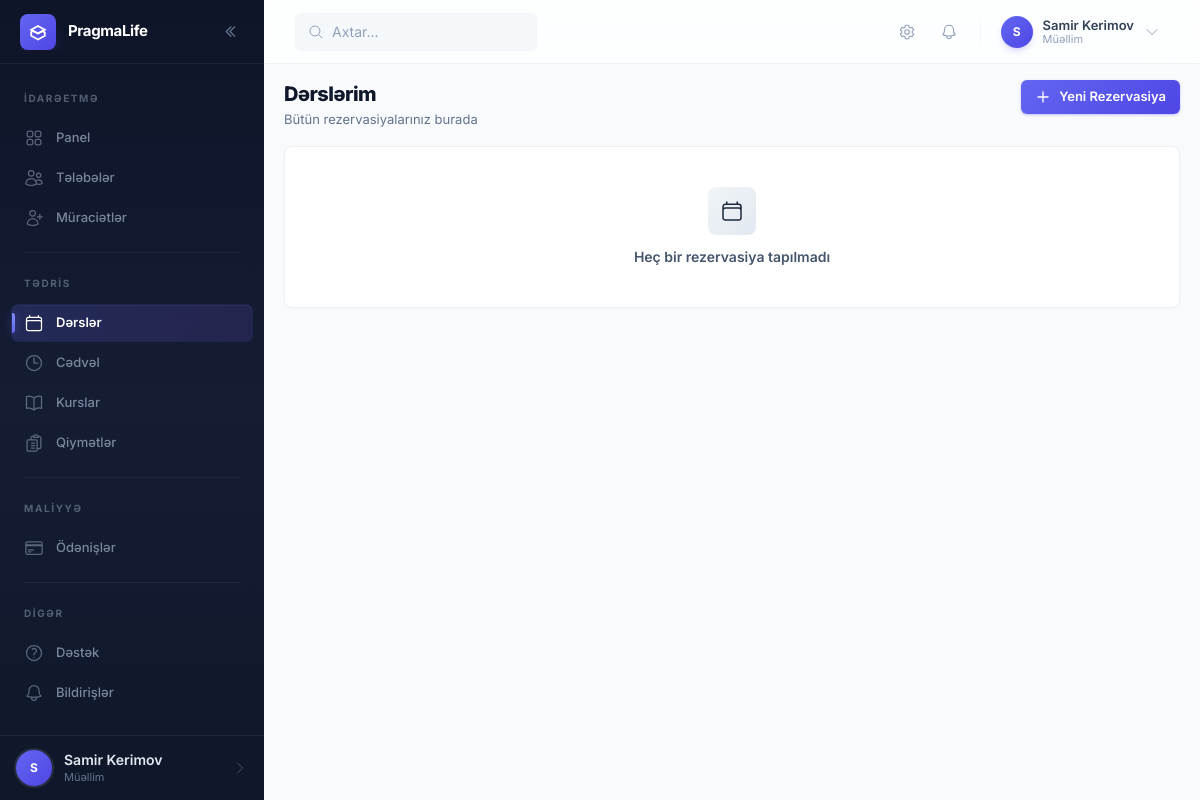
Page /bookings/ (signed in) on the earlier database version.
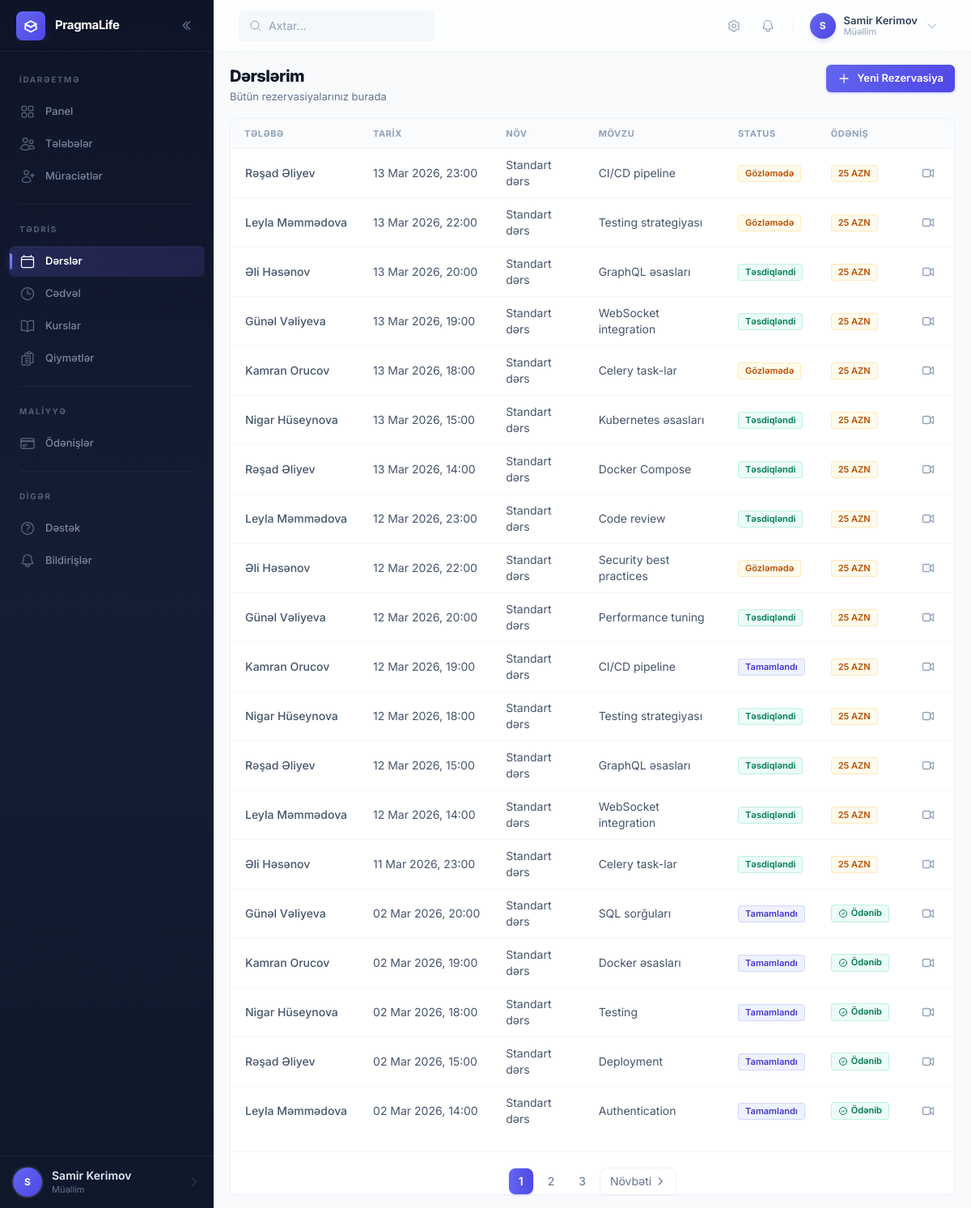
Same page on the later database version.
### apps/bookings/models.py (models this page shows, shortened)
class Booking(BaseModel):
    class Status(models.TextChoices):
        PENDING = 'pending', 'Gözləmədə'
        CONFIRMED = 'confirmed', 'Təsdiqləndi'
        COMPLETED = 'completed', 'Tamamlandı'
        CANCELLED = 'cancelled', 'Ləğv edildi'
        NO_SHOW = 'no_show', 'Görünmədi'
        RESCHEDULED = 'rescheduled', 'Yenidən planlandı'
    class LessonType(models.TextChoices):
        STANDARD = 'standard', 'Standart dərs'
        TRIAL = 'trial', 'Sınaq dərsi'
        CONSULTATION = 'consultation', 'Məsləhət'
        REVIEW = 'review', 'Təkrar dərs'
    student = models.ForeignKey(
        'users.User',
        on_delete=models.CASCADE,
        related_name='bookings',
        verbose_name='Tələbə'
    )
    slot = models.OneToOneField(
        AvailabilitySlot,
        on_delete=models.CASCADE,
        related_name='booking',
        verbose_name='Vaxt slotu'
    )
    course = models.ForeignKey(
        'courses.Course',
        on_delete=models.SET_NULL,
        null=True,
        blank=True,
        related_name='bookings',
        verbose_name='Kurs'
    )
    lesson_type = models.CharField(
        max_length=20,
        choices=LessonType.choices,
        default=LessonType.STANDARD,
        verbose_name='Dərs növü'
    )
    status = models.CharField(
        max_length=20,
        choices=Status.choices,
        default=Status.PENDING,
        verbose_name='Status'
    )
    topic = models.CharField(
        max_length=255,
        blank=True,
        verbose_name='Mövzu'
    )
    student_notes = models.TextField(
        blank=True,
        verbose_name='Tələbə qeydləri'
    )
    teacher_notes = models.TextField(
        blank=True,
        verbose_name='Müəllim qeydləri'
    )
    meet_link = models.URLField(
        blank=True,
        verbose_name='Google Meet linki'
    )
    recording_url = models.URLField(
        blank=True,
        verbose_name='Qeyd URL'
    )
    price = models.DecimalField(
        max_digits=8,
        decimal_places=2,
        default=25.00,
        verbose_name='Qiymət (AZN)'
    )
    is_paid = models.BooleanField(default=False, verbose_name='Ödənilib')
    completed_at = models.DateTimeField(
        null=True,
        blank=True,
        verbose_name='Tamamlanma tarixi'
    )
    cancelled_at = models.DateTimeField(
        null=True,
        blank=True,
        verbose_name='Ləğvetmə tarixi'
    )
    cancellation_reason = models.TextField(
        blank=True,
        verbose_name='Ləğvetmə səbəbi'
    )
    class Meta:
        db_table = 'bookings_booking'
        verbose_name = 'Rezervasiya'
        verbose_name_plural = 'Rezervasiyalar'
        ordering = ['-slot__start_time']
        indexes = [
            models.Index(fields=['student', 'status']),
            models.Index(fields=['status', 'is_paid']),
        ]

class AvailabilitySlot(BaseModel):
    start_time = models.DateTimeField(
        validators=[validate_future_datetime],
        verbose_name='Başlama vaxtı'
    )
    end_time = models.DateTimeField(verbose_name='Bitmə vaxtı')
    is_reserved = models.BooleanField(default=False, verbose_name='Reserv edilib')
    is_active = models.BooleanField(default=True, verbose_name='Aktivdir')
    class Meta:
        db_table = 'bookings_availability_slot'
        verbose_name = 'Əlçatan Slot'
        verbose_name_plural = 'Əlçatan Slotlar'
        ordering = ['start_time']
        indexes = [
            models.Index(fields=['start_time', 'is_reserved']),
            models.Index(fields=['is_reserved', 'is_active']),
        ]

### apps/users/models.py (models this page shows, shortened)
class User(AbstractBaseUser, PermissionsMixin):
    class Role(models.TextChoices):
        TEACHER = 'teacher', 'Müəllim'
        STUDENT = 'student', 'Tələbə'
    id = models.UUIDField(primary_key=True, default=uuid.uuid4, editable=False)
    email = models.EmailField(unique=True, verbose_name='Email')
    first_name = models.CharField(max_length=100, verbose_name='Ad')
    last_name = models.CharField(max_length=100, verbose_name='Soyad')
    role = models.CharField(
        max_length=10,
        choices=Role.choices,
        default=Role.STUDENT,
        verbose_name='Rol'
    )
    phone = models.CharField(
        max_length=20,
        blank=True,
        validators=[validate_phone_number],
        verbose_name='Telefon'
    )
    avatar = models.ImageField(
        upload_to='avatars/',
        blank=True,
        verbose_name='Profil şəkli'
    )
    is_active = models.BooleanField(default=True, verbose_name='Aktivdir')
    is_staff = models.BooleanField(default=False, verbose_name='Admin heyəti')
    date_joined = models.DateTimeField(default=timezone.now, verbose_name='Qeydiyyat tarixi')
    created_at = models.DateTimeField(auto_now_add=True)
    updated_at = models.DateTimeField(auto_now=True)
    objects = UserManager()
    USERNAME_FIELD = 'email'
    REQUIRED_FIELDS = ['first_name', 'last_name']
    class Meta:
        db_table = 'users_user'
        verbose_name = 'İstifadəçi'
        verbose_name_plural = 'İstifadəçilər'
        ordering = ['-date_joined']
    def get_full_name(self) -> str:
        return f"{self.first_name} {self.last_name}".strip()
    @property
    def is_teacher(self) -> bool:
        return self.role == self.Role.TEACHER
    @property
    def is_student_user(self) -> bool:
        return self.role == self.Role.STUDENT

### apps/bookings/views.py (the view)
# urls.py: path('', views.BookingListView.as_view(), name='list'),
class BookingListView(LoginRequiredMixin, HTMXMixin, ListView):
    model = Booking
    template_name = 'bookings/booking_list.html'
    partial_template_name = 'bookings/partials/booking_list.html'
    context_object_name = 'bookings'
    paginate_by = 20
    def get_queryset(self):
        qs = Booking.objects.select_related('student', 'slot', 'course')
        if self.request.user.is_student_user:
            qs = qs.filter(student=self.request.user)
        return qs.order_by('-slot__start_time')
    def get_context_data(self, **kwargs) -> dict:
        context = super().get_context_data(**kwargs)
        context['page_title'] = 'Rezervasiyalarım' if self.request.user.is_student_user else 'Bütün Dərslər'
        return context

### core/context_processors.py (called while the page is built)
def lms_globals(request) -> dict:
    return {
        'LESSON_PRICE': getattr(settings, 'LESSON_PRICE', Decimal('25.00')),
        'APP_NAME': 'LMS Platform',
        'APP_VERSION': '1.0.0',
        'is_teacher': (
            request.user.is_authenticated
            and request.user.role == 'teacher'
        ),
        'is_student': (
            request.user.is_authenticated
            and request.user.role == 'student'
        ),
    }

### core/mixins.py (called while the page is built)
    def get_template_names(self) -> list[str]:
        if self.request.headers.get('HX-Request') and self.partial_template_name:
            return [self.partial_template_name]
        return super().get_template_names()  # type: ignore[misc]

### templates/bookings/booking_list.html (shortened to what this page needs)
{% extends 'base.html' %}
{% block breadcrumb %}
<div class="page-header">
    <div>
        <h1 class="page-title">Dərslərim</h1>
        <p class="page-subtitle">Bütün rezervasiyalarınız burada</p>
    </div>
    <a href="{% url 'bookings:create' %}" class="btn btn-primary">
        <svg class="w-4 h-4" fill="none" stroke="currentColor" viewBox="0 0 24 24"><path stroke-linecap="round" stroke-linejoin="round" stroke-width="2" d="M12 4.5v15m7.5-7.5h-15"/></svg>
        Yeni Rezervasiya
    </a>
</div>
{% endblock %}
{% block content %}
<div class="card-hover">
    {% include 'bookings/partials/booking_list.html' %}
</div>
{% endblock %}

### templates/bookings/partials/booking_list.html (shortened to what this page needs)
{% if bookings %}
<div class="overflow-x-auto">
    <table class="data-table">
        <thead>
            <tr>
                {% if request.user.is_teacher %}<th>Tələbə</th>{% endif %}
                <th>Tarix</th>
                <th>Növ</th>
                <th>Mövzu</th>
                <th>Status</th>
                <th>Ödəniş</th>
                <th></th>
            </tr>
        </thead>
        <tbody>
            {% for booking in bookings %}
            <tr>
                {% if request.user.is_teacher %}
                <td class="font-medium text-slate-900 whitespace-nowrap">{{ booking.student.get_full_name }}</td>
                {% endif %}
                <td class="text-slate-700 whitespace-nowrap">{{ booking.slot.start_time|date:"d M Y, H:i" }}</td>
                <td class="text-slate-700">{{ booking.get_lesson_type_display }}</td>
                <td class="text-slate-700">{{ booking.topic|default:"—"|truncatechars:30 }}</td>
                <td>
                    <span class="{% if booking.status == 'confirmed' %}badge-success
                        {% elif booking.status == 'cancelled' %}badge-neutral
                        {% elif booking.status == 'completed' %}badge-primary
                        {% else %}badge-warning{% endif %}">
                        {{ booking.get_status_display }}
                    </span>
                </td>
                <td>
                    {% if booking.is_paid %}
                    <span class="badge-success">
                        <svg class="w-3 h-3" fill="none" stroke="currentColor" viewBox="0 0 24 24"><path stroke-linecap="round" stroke-linejoin="round" stroke-width="2" d="M9 12.75 11.25 15 15 9.75M21 12a9 9 0 1 1-18 0 9 9 0 0 1 18 0Z"/></svg>
                        Ödənib
                    </span>
                    {% else %}
                    <span class="badge-warning">25 AZN</span>
                    {% endif %}
                </td>
                <td>
                    {% if booking.meet_link %}
                    <a href="{{ booking.meet_link }}" target="_blank" rel="noopener"
                       class="btn-icon text-primary-600 hover:bg-primary-50"
                       title="Görüşə qoşul">
                    </a>
                    {% endif %}
                </td>
            </tr>
            {% endfor %}
        </tbody>
    </table>
</div>
{% include 'partials/pagination.html' with page_obj=page_obj %}
{% else %}
<div class="empty-state">
    <div class="empty-state-icon">
    </div>
    <p class="empty-state-title">Heç bir rezervasiya tapılmadı</p>
</div>
{% endif %}

Differences in the rows shown:
added Booking: student.get_full_name "Rəşad Əliyev", slot.start_time "13 Mar 2026, 23:00", lesson_type "Standart dərs", topic "CI/CD pipeline", status "Gözləmədə", is_paid "25 AZN"
added Booking: student.get_full_name "Leyla Məmmədova", slot.start_time "13 Mar 2026, 22:00", lesson_type "Standart dərs", topic "Testing strategiyası", status "Gözləmədə", is_paid "25 AZN"
added Booking: student.get_full_name "Əli Həsənov", slot.start_time "13 Mar 2026, 20:00", lesson_type "Standart dərs", topic "GraphQL əsasları", status "Təsdiqləndi", is_paid "25 AZN"
added Booking: student.get_full_name "Günəl Vəliyeva", slot.start_time "13 Mar 2026, 19:00", lesson_type "Standart dərs", topic "WebSocket integration", status "Təsdiqləndi", is_paid "25 AZN"
added Booking: student.get_full_name "Kamran Orucov", slot.start_time "13 Mar 2026, 18:00", lesson_type "Standart dərs", topic "Celery task-lar", status "Gözləmədə", is_paid "25 AZN"
added Booking: student.get_full_name "Nigar Hüseynova", slot.start_time "13 Mar 2026, 15:00", lesson_type "Standart dərs", topic "Kubernetes əsasları", status "Təsdiqləndi", is_paid "25 AZN"
added Booking: student.get_full_name "Rəşad Əliyev", slot.start_time "13 Mar 2026, 14:00", lesson_type "Standart dərs", topic "Docker Compose", status "Təsdiqləndi", is_paid "25 AZN"
added Booking: student.get_full_name "Leyla Məmmədova", slot.start_time "12 Mar 2026, 23:00", lesson_type "Standart dərs", topic "Code review", status "Təsdiqləndi", is_paid "25 AZN"
added Booking: student.get_full_name "Əli Həsənov", slot.start_time "12 Mar 2026, 22:00", lesson_type "Standart dərs", topic "Security best practices", status "Gözləmədə", is_paid "25 AZN"
added Booking: student.get_full_name "Günəl Vəliyeva", slot.start_time "12 Mar 2026, 20:00", lesson_type "Standart dərs", topic "Performance tuning", status "Təsdiqləndi", is_paid "25 AZN"
added Booking: student.get_full_name "Kamran Orucov", slot.start_time "12 Mar 2026, 19:00", lesson_type "Standart dərs", topic "CI/CD pipeline", status "Tamamlandı", is_paid "25 AZN"
added Booking: student.get_full_name "Nigar Hüseynova", slot.start_time "12 Mar 2026, 18:00", lesson_type "Standart dərs", topic "Testing strategiyası", status "Təsdiqləndi", is_paid "25 AZN"
added Booking: student.get_full_name "Rəşad Əliyev", slot.start_time "12 Mar 2026, 15:00", lesson_type "Standart dərs", topic "GraphQL əsasları", status "Təsdiqləndi", is_paid "25 AZN"
added Booking: student.get_full_name "Leyla Məmmədova", slot.start_time "12 Mar 2026, 14:00", lesson_type "Standart dərs", topic "WebSocket integration", status "Təsdiqləndi", is_paid "25 AZN"
added Booking: student.get_full_name "Əli Həsənov", slot.start_time "11 Mar 2026, 23:00", lesson_type "Standart dərs", topic "Celery task-lar", status "Təsdiqləndi", is_paid "25 AZN"
added Booking: student.get_full_name "Günəl Vəliyeva", slot.start_time "02 Mar 2026, 20:00", lesson_type "Standart dərs", topic "SQL sorğuları", status "Tamamlandı", is_paid True (drawn)
added Booking: student.get_full_name "Kamran Orucov", slot.start_time "02 Mar 2026, 19:00", lesson_type "Standart dərs", topic "Docker əsasları", status "Tamamlandı", is_paid True (drawn)
added Booking: student.get_full_name "Nigar Hüseynova", slot.start_time "02 Mar 2026, 18:00", lesson_type "Standart dərs", topic "Testing", status "Tamamlandı", is_paid True (drawn)
added Booking: student.get_full_name "Rəşad Əliyev", slot.start_time "02 Mar 2026, 15:00", lesson_type "Standart dərs", topic "Deployment", status "Tamamlandı", is_paid True (drawn)
added Booking: student.get_full_name "Leyla Məmmədova", slot.start_time "02 Mar 2026, 14:00", lesson_type "Standart dərs", topic "Authentication", status "Tamamlandı", is_paid True (drawn)
Other differences:
text no longer shown: "Heç bir rezervasiya tapılmadı"
text now shown: "TƏLƏBƏ TARIX NÖV MÖVZU STATUS ÖDƏNIŞ Növbəti"
new list line: "1"
new list line: "2"
new list line: "3"
